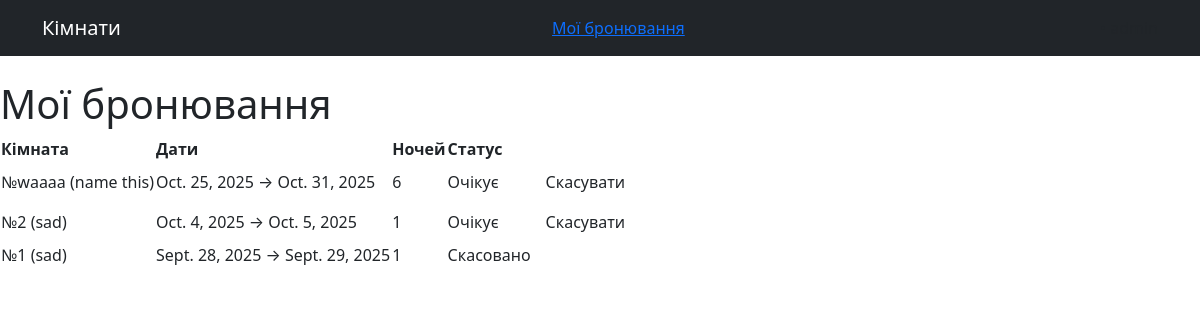
The page /bookings/ (signed in) on the database its author committed.
### reserve_app/models.py (models this page shows, shortened)
class TimeStampedModel(models.Model):
    created_at = models.DateTimeField(auto_now_add=True, verbose_name="Створено")
    updated_at = models.DateTimeField(auto_now=True, verbose_name="Оновлено")
    class Meta:
        abstract = True

class Booking(TimeStampedModel):
    room = models.ForeignKey(
        Room, on_delete=models.PROTECT, related_name="bookings", verbose_name="Кімната"
    )
    user = models.ForeignKey(
        User, on_delete=models.PROTECT, related_name="bookings", verbose_name="Користувач"
    )
    check_in = models.DateField(verbose_name="Заїзд")
    check_out = models.DateField(verbose_name="Виїзд")
    status = models.CharField(
        max_length=10,
        choices=BookingStatus.choices,
        default=BookingStatus.PENDING,
        verbose_name="Статус",
    )
    comment = models.TextField(blank=True, verbose_name="Коментар")
    class Meta:
        db_table = "booking"
        verbose_name = "Бронювання"
        verbose_name_plural = "Бронювання"
        ordering = ["-created_at"]
        constraints = [
            models.CheckConstraint(
                check=Q(check_out__gt=F("check_in")),
                name="check_out_gt_check_in",
            )
        ]
        indexes = [
            models.Index(fields=["room", "check_in", "check_out"]),
            models.Index(fields=["status"]),
            models.Index(fields=["user"]),
        ]
    @property
    def nights(self) -> int:
        if self.check_in and self.check_out:
            return (self.check_out - self.check_in).days
        return 0

class Room(TimeStampedModel):
    number = models.CharField(max_length=10, unique=True, verbose_name="Номер кімнати")
    floor = models.PositiveSmallIntegerField(default=1, verbose_name="Поверх")
    category = models.ForeignKey(
        RoomCategory,
        on_delete=models.PROTECT,
        related_name="rooms",
        verbose_name="Категорія",
    )
    is_active = models.BooleanField(default=True, verbose_name="Доступна для бронювання")
    class Meta:
        db_table = "room"
        verbose_name = "Кімната"
        verbose_name_plural = "Кімнати"
        ordering = ["number"]
        indexes = [models.Index(fields=["category", "number"])]

class RoomCategory(TimeStampedModel):
    name = models.CharField(max_length=100, unique=True, verbose_name="Назва")
    capacity = models.PositiveSmallIntegerField(default=1, verbose_name="Місткість, осіб")
    price_per_night = models.DecimalField(max_digits=8, decimal_places=2, verbose_name="Ціна за ніч")
    description = models.TextField(blank=True, verbose_name="Опис")
    is_active = models.BooleanField(default=True, verbose_name="Активна")
    class Meta:
        db_table = "room_category"
        verbose_name = "Категорія кімнати"
        verbose_name_plural = "Категорії кімнат"
        ordering = ["name"]
        indexes = [models.Index(fields=["name"])]

### reserve_app/views.py (the view)
# urls.py: path('bookings/', views.my_booking, name='my_bookings'),
@login_required
def my_booking(request):
    bookings = (
        Booking.objects.select_related('room', 'room__category')
        .filter(user=request.user)
        .order_by('-created_at')
    )
    return render(request, 'reserve_app/my_bookings.html', {'bookings':bookings})

### templates/reserve_app/my_bookings.html (shortened to what this page needs)
{% extends "reserve_app/base.html" %}
{% block content %}
<h1>Мої бронювання</h1>
<table>
  <tr><th>Кімната</th><th>Дати</th><th>Ночей</th><th>Статус</th><th></th></tr>
  {% for b in bookings %}
    <tr>
      <td>№{{ b.room.number }} ({{ b.room.category.name }})</td>
      <td>{{ b.check_in }} → {{ b.check_out }}</td>
      <td>{{ b.nights }}</td>
      <td>{{ b.get_status_display }}</td>
      <td>
        {% if b.status != 'canceled' %}
          <a class="btn" href="{% url 'reserve_app:booking_cancel' b.pk %}">Скасувати</a>
        {% endif %}
      </td>
    </tr>
  {% empty %}
    <tr><td colspan="5">У вас ще немає бронювань.</td></tr>
  {% endfor %}
</table>
{% endblock %}

### static/reserve_app/styles.css (style rules this page uses)
body { scroll-behavior: smooth; }

### rows shown on the page
Booking: room.number "waaaa", room.category.name "name this", check_in "Oct. 25, 2025", check_out "Oct. 31, 2025", nights "6", status "Очікує", shows "Скасувати"
Booking: room.number "2", room.category.name "sad", check_in "Oct. 4, 2025", check_out "Oct. 5, 2025", nights "1", status "Очікує", shows "Скасувати"
Booking: room.number "1", room.category.name "sad", check_in "Sept. 28, 2025", check_out "Sept. 29, 2025", nights "1", status "Скасовано"
